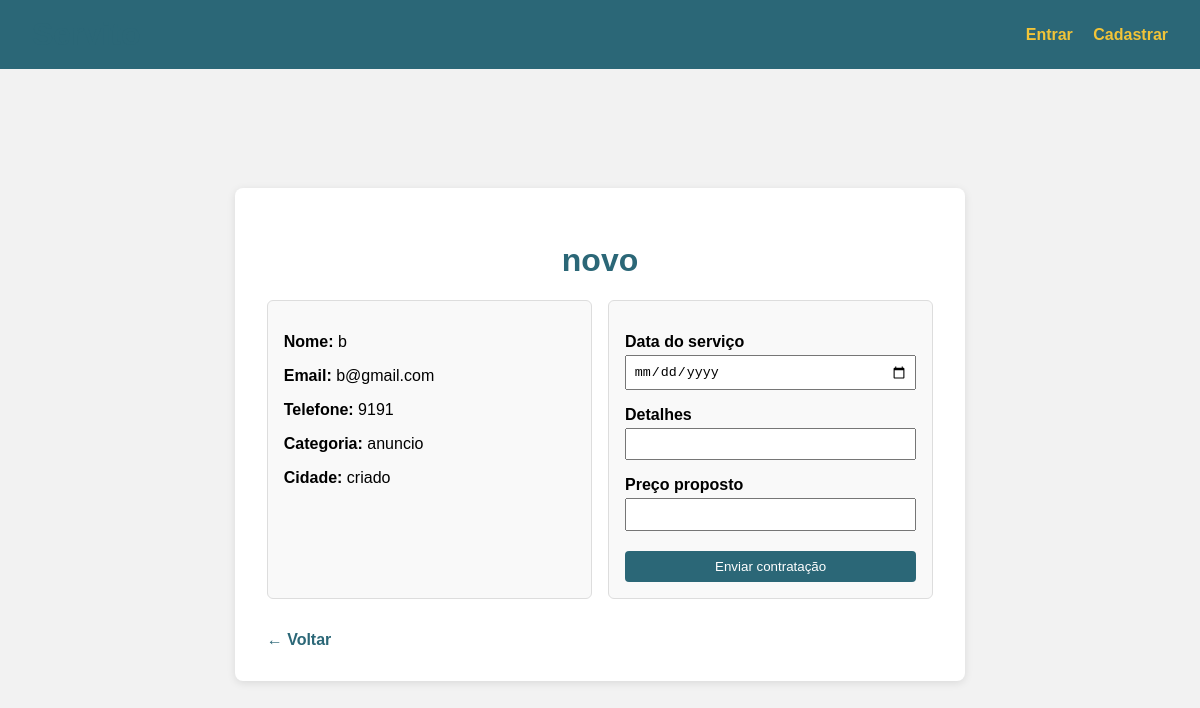
/anuncio/7/contratar/, run on an earlier commit of the app's database.
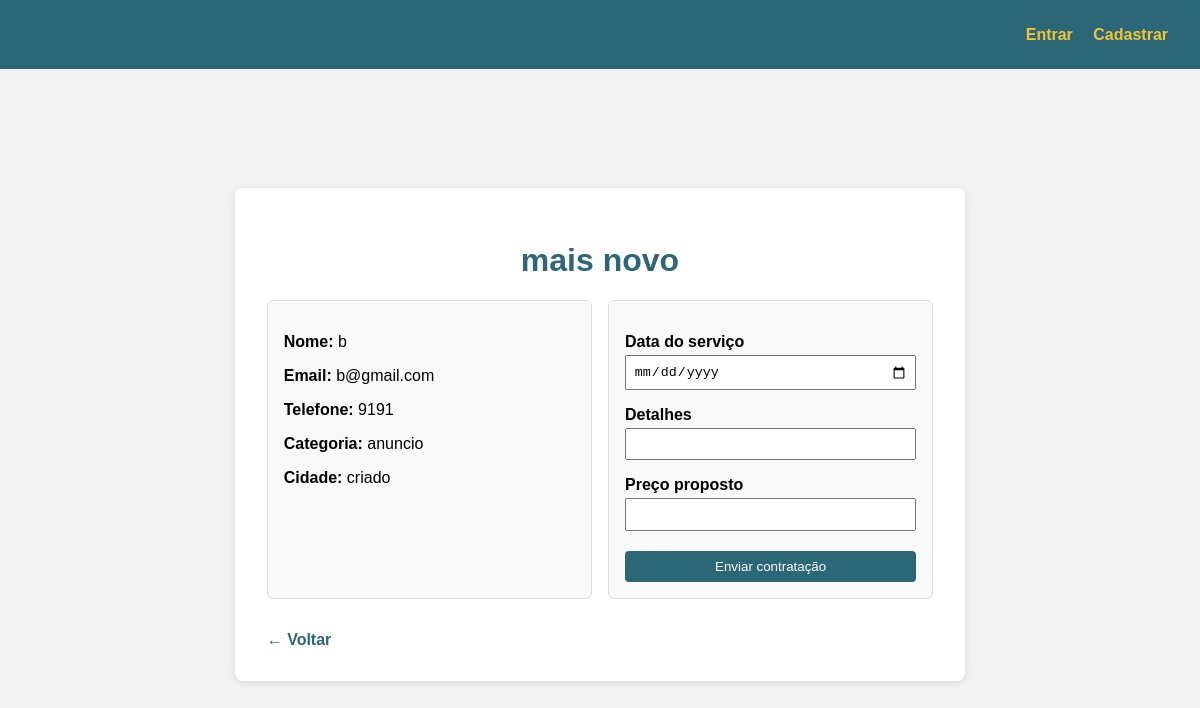
And on a later commit of the database.
### usuarios/models.py (models this page shows, shortened)
class Anuncio(models.Model):
    titulo = models.CharField(max_length=64, verbose_name="Título")
    descricao = models.CharField(max_length=1000, verbose_name="Descrição")
    tags = models.CharField(max_length=640)
    cidade = models.CharField(max_length=64)
    usuario = models.ForeignKey(Usuario, on_delete=models.CASCADE, related_name='anuncios')
    ultima_atualizacao = models.DateTimeField(auto_now=True)

class Cadastro(models.Model):
    nome = models.CharField(max_length=64)
    email = models.CharField(max_length=64, unique = True)
    senha = models.CharField(max_length=64)
    telefone = models.CharField(max_length=64, unique=True)
    documento = models.CharField(max_length=64, unique=True)
    endereco = models.CharField(max_length=64)
    cidade = models.CharField(max_length=64)
    data_cadastro = models.DateField()
    class Meta:
        abstract = True

class Usuario(Cadastro):
    data_nascimento = models.DateField()
    is_banned = models.BooleanField(default = False)

### usuarios/views_contratacao.py (the view)
# urls.py: path('anuncio/<int:id>/contratar/',  contratar, name='contratar'),
def contratar(request, id):
    strategy = get_strategy()
    anuncio = strategy.get_single(Anuncio, id)
    return render(request, "contratar.html", {"anuncio": anuncio})

### usuarios/services.py (called while the page is built)
    def get_single(self, instance, id):
        return get_object_or_404(instance, pk=id)

### usuarios/views_contratacao.py (called while the page is built)
def get_strategy():
    return ApiStrategy() if settings.USE_API else DjangoStrategy()

### usuarios/templates/contratar.html (shortened to what this page needs)
{% load static %}
<!DOCTYPE html>
<html lang="pt-br">
<head>
    <link href="{% static 'css/contratacao.css' %}" rel="stylesheet">
</head>
{% include "header.html" %}
<body>
    <div class="container">
        <h1>{{ anuncio.titulo }}</h1>
        <div class="informacoes_contrato">
            <div class="item_informacoes_contrato">
                <p><strong>Nome:</strong> {{ anuncio.usuario.nome }}</p>
                <p><strong>Email:</strong> {{ anuncio.usuario.email }}</p>
                <p><strong>Telefone:</strong> {{ anuncio.usuario.telefone }}</p>
                <p><strong>Categoria:</strong> {{ anuncio.tags }}</p>
                <p><strong>Cidade:</strong> {{ anuncio.cidade }}</p>
            </div>
            <div class="item_informacoes_contrato">
                <form id="contratacaoForm" method="post" action="{% url 'criar_contratacao' anuncio.id %}">
                    <label>Data do serviço</label>
                    <input type="date" id="data" name="data" required>
                    <label>Detalhes</label>
                    <input type="text" id="detalhes" name="detalhes" required>
                    <label>Preço proposto</label>
                    <input type="number" id="valor" name="valor" required>
                    <button type="submit">Enviar contratação</button>
                </form>
            </div>
        </div>
        <div class ="botoes">
            <a class="voltar" href="{% url 'anuncios' %}">← Voltar</a>
        </div>
    </div>
</body>
</html>

What changed in the data, as far as the page shows it:
changed Anuncio "anuncio": titulo "novo" → "mais novo"
